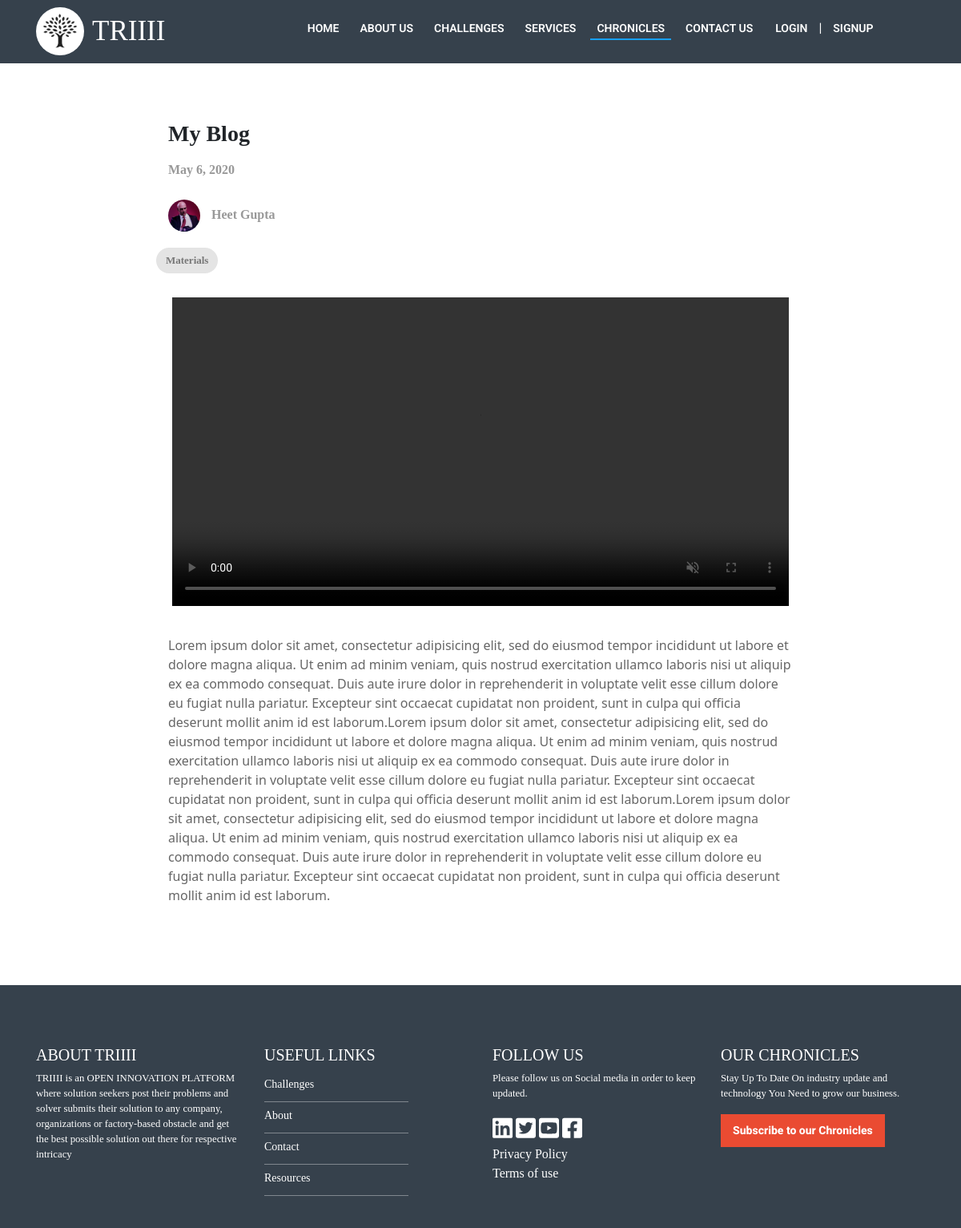
/chronicles/my-blog2020-05-06/, run on the app's committed database.
### hostChallenge/models.py (models this page shows, shortened)
class Blog(models.Model):
    title = models.CharField(max_length=4000)
    content = models.TextField()
    video = models.FileField()
    thumbnail = models.ImageField(null=True,blank=True)
    author = models.ForeignKey(Profile,on_delete=models.CASCADE)
    slug = models.SlugField()
    datePosted = models.DateField(auto_now_add=True)
    tags = models.CharField(max_length=1000)
    approved = models.BooleanField(default=False)
    category = models.CharField(max_length=100,blank=True,null=True)
    def __str__(self):
        return self.title
    class Meta:
        unique_together = ('title','datePosted')

### accounts/models.py (models this page shows, shortened)
class Profile(models.Model):
    user_id = models.OneToOneField(User,on_delete=models.CASCADE,related_name="UserProfile")
    full_name = models.CharField(max_length=1000)
    company_name = models.CharField(max_length=1000)
    address = models.TextField()
    phone_number = models.CharField(max_length=12)
    area_of_expertise = models.CharField(max_length=100,choices=Constants.EXPERTISE,default='Other')
    avatar = models.ImageField()

### hostChallenge/views.py (the view)
# urls.py: path('chronicles/<str:slug>/',blogsDetailPage,name="BlogDetailPage"),
def blogsDetailPage(request,slug):
    blog_obj = get_object_or_404(Blog, slug=slug)
    print(blog_obj)
    tag = blog_obj.tags
    tags = tag.split(',')
    return render(request,'blogsDetail.html',{'blog':blog_obj,'tags':tags})

### hostChallenge/templates/blogsDetail.html (shortened to what this page needs)
{% extends "base.html" %}
{% load static %}
{% block content %}
    <div class="container blogD">
    <div class="container">
        <h1 class="section-header"> {{blog.title}} </h1>
        <p class="blogDate"> {{blog.datePosted}} </p>
        <div class="authorInfo">
            <img class="author-img" src="/media/{{blog.author.avatar}}" />
            <p class="author-name" > {{blog.author.full_name}} </p>
        </div>
        <div class="row">
        {% for i in tags %}
            <a class="tag" > {{i}} </a>
        {% endfor %}
        </div>
        <div class="video">
            <video width="100%" height="100%" controls="" muted="" loop="">
                <source src="/media/{{blog.video}}" type="video/mp4">
            </video>
        </div>
        <p class="content"> {{blog.content}} </p>
    </div>
    </div>
{% endblock %}

### hostChallenge/templates/base.html (style rules this page uses)
body { font-family: 'PT Serif', serif !important; }
video { object-fit: contain; width:100%; height:100%; z-index:-1; opacity:1; }
* { box-sizing: border-box; }
a { color: white; text-decoration: none; background-color: transparent; }
.author-img { border-radius: 40px; height: 40px; width: 40px; display: inline-block; }

### hostChallenge/templates/blogsDetail.html (style rules this page uses)
.section-header { font-size: 28px; font-weight: 700; line-height: 35px; }
.blogD { float: none; max-width: 1080px; margin: 70px auto; width: 70%; }
.blogDate { height: 40px; line-height: 40px; font-weight: bold; color: #999; }
.author-img { border-radius: 40px; height: 40px; width: 40px; display: inline-block; }
.author-name { color: #999; font-weight: bold; margin-left: 10px; display: inline-block; height: 40px; line-height: 40px; }
.tag { font-weight: 700 !important; color: #777 !important; margin: 5px 0 0 0; }
.tag { display: inline-block; height: 32px; font-size: 13px; font-weight: 700 !important; color: rgba(0,0,0,0.6); line-height: 32px; padding: 0 12px; border-radius: 16px; background-color: #e4e4e4; cursor:pointer; margin-right:10px; }
.content { color: #666; font-family: Noto Sans,Helvetica,Arial,sans-serif; margin-top:30px; }
.video { margin:30px 5px; }

### data on the page
Blog: title "My Blog", datePosted "May 6, 2020", author.avatar (picture), author.full_name "Heet Gupta", tags "Materials", content "Lorem ipsum dolor sit amet, consectetur adipisicing elit, sed do eiusmod tempor incididunt ut labore et dolore magna aliqua. Ut enim ad minim veniam, quis nostrud exercitation ullamco laboris nisi ut aliquip ex ea commodo consequat. Duis aute irure dolor in reprehenderit in voluptate velit esse cillum dolore eu fugiat nulla pariatur. Excepteur sint occaecat cupidatat non proident, sunt in culpa qui officia deserunt mollit anim id est laborum.Lorem ipsum dolor sit amet, consectetur adipisicing elit, sed do eiusmod tempor incididunt ut labore et dolore magna aliqua. Ut enim ad minim veniam, quis nostrud exercitation ullamco laboris nisi ut aliquip ex ea commodo consequat. Duis aute irure…"
